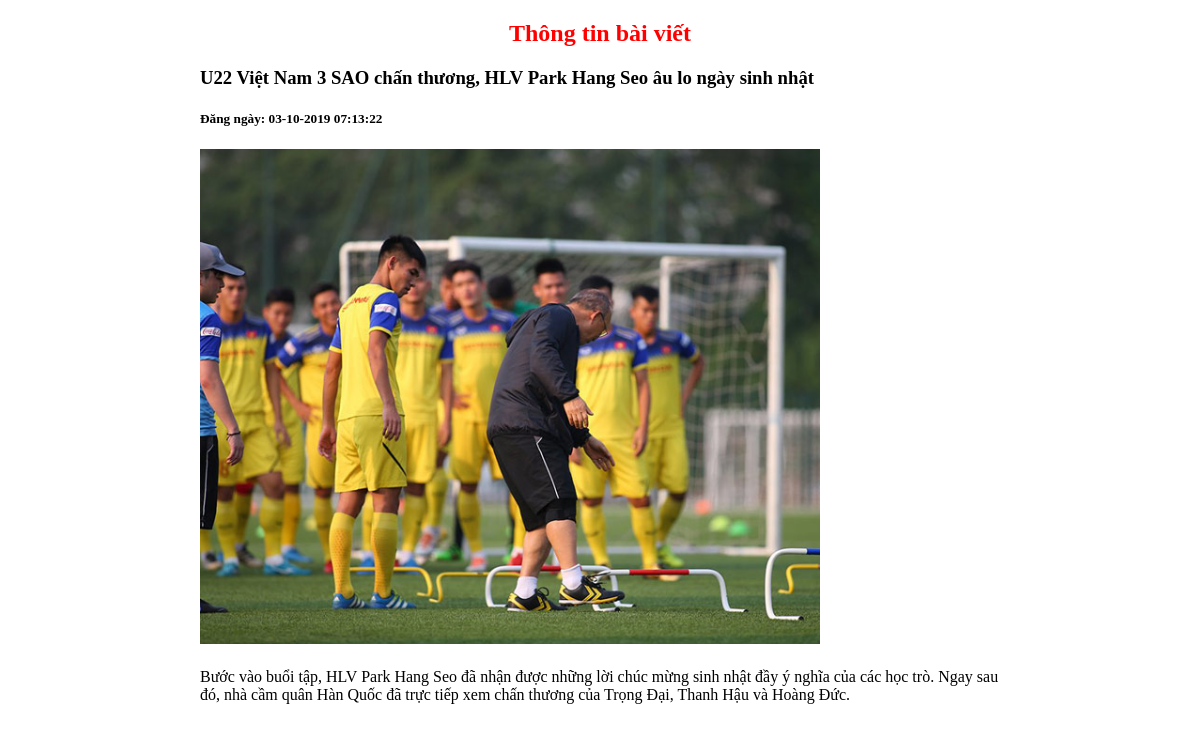
Page /index.php?action=detail&id=5 on the committed database.
### tables this page shows
CREATE TABLE `news` (
  `id` int(11) NOT NULL,
  `title` varchar(255) NOT NULL,
  `description` varchar(255) NOT NULL,
  `image` varchar(50) NOT NULL,
  `created_at` timestamp NOT NULL DEFAULT current_timestamp() ON UPDATE current_timestamp()
);

### Model/DbConnect.php (called while the page is built)
<?php
    class DbConnect {
		public function DbConnect() {
			$conn = new mysqli('localhost','root','','exercise2');
			$conn->set_charset('utf8');
			if(mysqli_connect_errno()){
				echo "Lỗi kết nối: " . mysqli_connect_error();
				die();
			}else{
				return $conn;
			}
		}
	}
?>

### Model/NewModel.php (called while the page is built, shortened)
<?php
require_once('DbConnect.php');
class NewModel extends DbConnect {
	protected $conn;
	public function __construct() {
		$this->conn = $this->DbConnect();
	}
	function detailNews($id) {
		$queryDetail = "SELECT * FROM news WHERE id = '{$id}'";
		$arDetail    = $this->conn->query($queryDetail);
		return $arDetail;
	}
};
?>

### View/detail.php (the view)
<h2 class="title">Thông tin bài viết</h2>
<?php
	$showDetail = mysqli_fetch_assoc($ar_Detail);
	$date       = date_create($showDetail['created_at']);
?>
<div class="detail">
	<h3><?php echo $showDetail['title'] ?></h3>
	<h5>Đăng ngày: <?php echo date_format($date,"d-m-Y H:i:s");?></h5>
	<img src='public/img/<?php echo $showDetail['image'] ?>' style="width: 620px" alt="">
	<span><?php echo $showDetail['description'] ?></span>
</div>

### public/css/style.css (style rules this page uses)
.title { color: red; text-align: center; }
.detail { width: 800px; margin: 10px auto; }
.detail span { display: block; padding-top: 20px; }

### rows in the picture
news: title "U22 Việt Nam 3 SAO chấn thương, HLV Park Hang Seo âu lo ngày sinh nhật", created_at "03-10-2019 07:13:22", image (picture), description "Bước vào buổi tập, HLV Park Hang Seo đã nhận được những lời chúc mừng sinh nhật đầy ý nghĩa của các học trò. Ngay sau đó, nhà cầm quân Hàn Quốc đã trực tiếp xem chấn thương của Trọng Đại, Thanh Hậu và Hoàng Đức."
